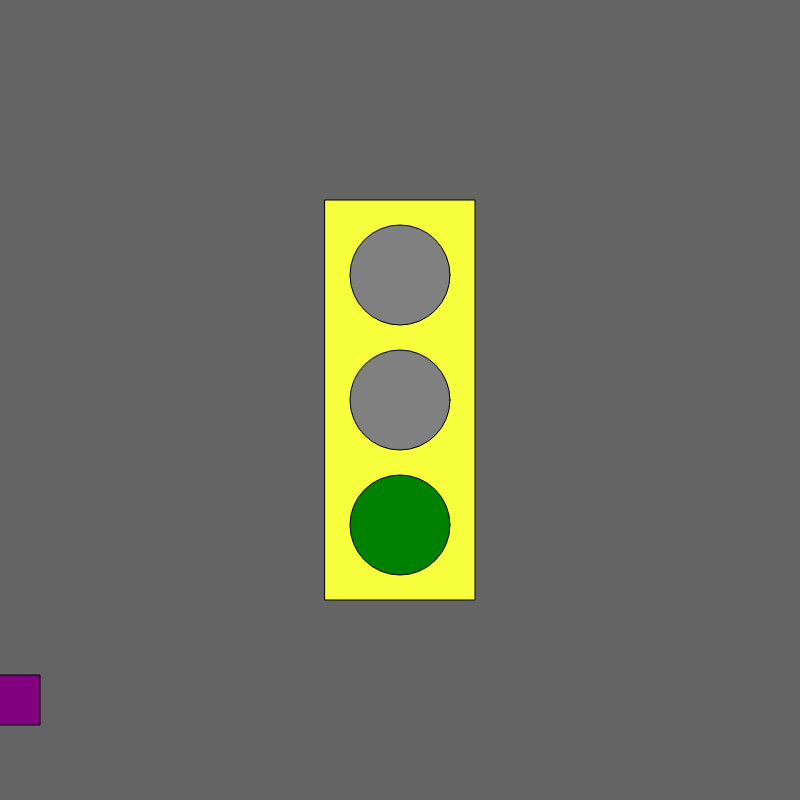
Frame 1 (no input)
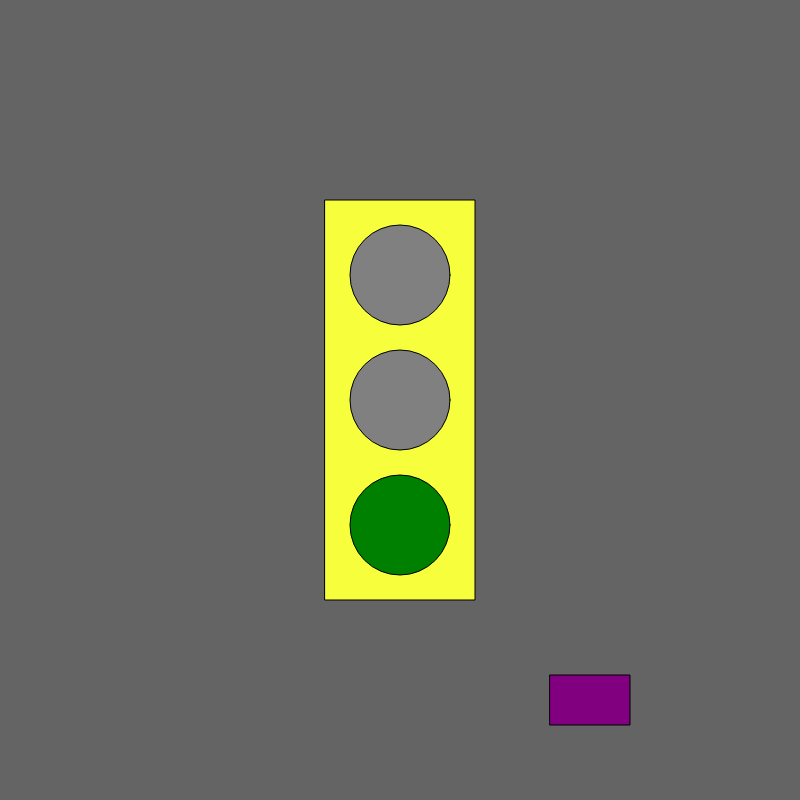
Frame 60 (no input)
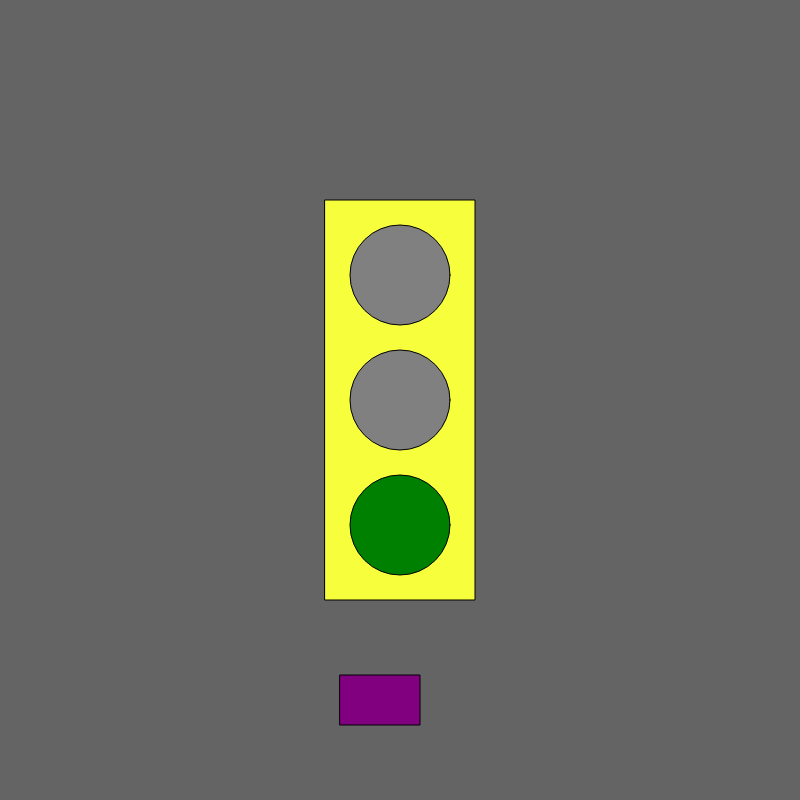
Frame 120 (the mouse pressed at the canvas centre since frame 60)

The p5.js sketch that drew these frames (run headless with seeded random() and noise() and a simulated clock; from frame 60 on, the mouse is pressed at the canvas centre):

// p5.js sketch
// ── sketch.js
var myState = 0;
var timer = 200;
var x = 0;
var velocity = 5;

function setup() {
  // put setup code here
  createCanvas(800, 800);
  rectMode(CENTER);
  ellipseMode(CENTER);
}

function draw() {
  // put drawing code here
  background(100);
  fill('#F7FF3C');
  rect(width / 2, height / 2, 150, 400);

  switch (myState) {
    case 0: // green state
      fill('grey');
      ellipse(width / 2, height / 2 - 125, 100, 100); // top circle
      ellipse(width / 2, height / 2, 100, 100); // middle

      fill('green');
      ellipse(width / 2, height / 2 + 125, 100, 100); // bottom

      doTimer(1, 50);
      velocity = 10

      break;

    case 1: // yellow state      fill('grey');

      fill('grey');
      ellipse(width / 2, height / 2 - 125, 100, 100); // top circle
      ellipse(width / 2, height / 2 + 125, 100, 100); // bottom

      fill('yellow');
      ellipse(width / 2, height / 2, 100, 100); // middle

      doTimer(2, 100);
      velocity = 2

      break;

    case 2: // red state
      fill('red');
      ellipse(width / 2, height / 2 - 125, 100, 100); // top circle

      fill('grey');
      ellipse(width / 2, height / 2, 100, 100); // middle
      ellipse(width / 2, height / 2 + 125, 100, 100); // bottom

      doTimer(0, 200);
      velocity = 0

      break;
  }

  fill('purple');
  rect(x, height -100, 80, 50);
  x = x + velocity;
  if(x > width){
    x = 0;
  }


}

function doTimer(variableState, variableTimer){
  timer-- ; //timer = timer -1
  if (timer <=0){
    timer = variableTimer;
    myState = variableState;
  }
}
